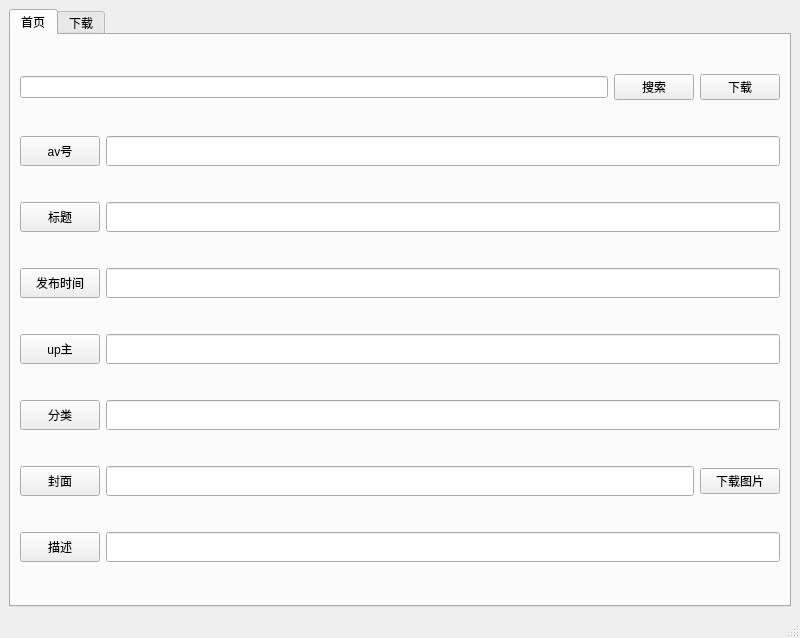
<?xml version="1.0" encoding="UTF-8"?>
<ui version="4.0">
 <class>MainWindow</class>
 <widget class="QMainWindow" name="MainWindow">
  <property name="geometry">
   <rect>
    <x>0</x>
    <y>0</y>
    <width>800</width>
    <height>638</height>
   </rect>
  </property>
  <property name="windowTitle">
   <string>B站下载</string>
  </property>
  <property name="windowIcon">
   <iconset>
    <normalon>:/res/icon.png</normalon>
   </iconset>
  </property>
  <widget class="QWidget" name="centralwidget">
   <layout class="QVBoxLayout" name="verticalLayout_7">
    <item>
     <widget class="QTabWidget" name="tabAll">
      <property name="currentIndex">
       <number>0</number>
      </property>
      <property name="iconSize">
       <size>
        <width>30</width>
        <height>30</height>
       </size>
      </property>
      <widget class="QWidget" name="tabmain">
       <attribute name="icon">
        <iconset>
         <normalon>:/res/main.png</normalon>
        </iconset>
       </attribute>
       <attribute name="title">
        <string>首页</string>
       </attribute>
       <layout class="QVBoxLayout" name="verticalLayout_2">
        <item>
         <layout class="QHBoxLayout" name="horizontalLayout_9">
          <item>
           <widget class="QLineEdit" name="lineEditInput"/>
          </item>
          <item>
           <widget class="QPushButton" name="pushButtonSearch">
            <property name="text">
             <string>搜索</string>
            </property>
           </widget>
          </item>
          <item>
           <widget class="QPushButton" name="pushButtonDownload">
            <property name="text">
             <string>下载</string>
            </property>
           </widget>
          </item>
         </layout>
        </item>
        <item>
         <layout class="QHBoxLayout" name="horizontalLayout">
          <item>
           <widget class="QPushButton" name="pushButton">
            <property name="minimumSize">
             <size>
              <width>50</width>
              <height>30</height>
             </size>
            </property>
            <property name="text">
             <string>av号</string>
            </property>
           </widget>
          </item>
          <item>
           <widget class="QLineEdit" name="lineEditAv">
            <property name="minimumSize">
             <size>
              <width>0</width>
              <height>30</height>
             </size>
            </property>
           </widget>
          </item>
         </layout>
        </item>
        <item>
         <layout class="QHBoxLayout" name="horizontalLayout_2">
          <item>
           <widget class="QPushButton" name="pushButton_2">
            <property name="minimumSize">
             <size>
              <width>50</width>
              <height>30</height>
             </size>
            </property>
            <property name="text">
             <string>标题</string>
            </property>
           </widget>
          </item>
          <item>
           <widget class="QLineEdit" name="lineEditTitle">
            <property name="minimumSize">
             <size>
              <width>0</width>
              <height>30</height>
             </size>
            </property>
           </widget>
          </item>
         </layout>
        </item>
        <item>
         <layout class="QHBoxLayout" name="horizontalLayout_3">
          <item>
           <widget class="QPushButton" name="pushButton_3">
            <property name="minimumSize">
             <size>
              <width>50</width>
              <height>30</height>
             </size>
            </property>
            <property name="text">
             <string>发布时间</string>
            </property>
           </widget>
          </item>
          <item>
           <widget class="QLineEdit" name="lineEditTime">
            <property name="minimumSize">
             <size>
              <width>0</width>
              <height>30</height>
             </size>
            </property>
           </widget>
          </item>
         </layout>
        </item>
        <item>
         <layout class="QHBoxLayout" name="horizontalLayout_4">
          <item>
           <widget class="QPushButton" name="pushButton_4">
            <property name="minimumSize">
             <size>
              <width>50</width>
              <height>30</height>
             </size>
            </property>
            <property name="text">
             <string>up主</string>
            </property>
           </widget>
          </item>
          <item>
           <widget class="QLineEdit" name="lineEditAuthor">
            <property name="minimumSize">
             <size>
              <width>0</width>
              <height>30</height>
             </size>
            </property>
           </widget>
          </item>
         </layout>
        </item>
        <item>
         <layout class="QHBoxLayout" name="horizontalLayout_5">
          <item>
           <widget class="QPushButton" name="pushButton_5">
            <property name="minimumSize">
             <size>
              <width>50</width>
              <height>30</height>
             </size>
            </property>
            <property name="text">
             <string>分类</string>
            </property>
           </widget>
          </item>
          <item>
           <widget class="QLineEdit" name="lineEditType">
            <property name="minimumSize">
             <size>
              <width>0</width>
              <height>30</height>
             </size>
            </property>
           </widget>
          </item>
         </layout>
        </item>
        <item>
         <layout class="QHBoxLayout" name="horizontalLayout_6">
          <item>
           <widget class="QPushButton" name="pushButton_6">
            <property name="minimumSize">
             <size>
              <width>50</width>
              <height>30</height>
             </size>
            </property>
            <property name="text">
             <string>封面</string>
            </property>
           </widget>
          </item>
          <item>
           <widget class="QLineEdit" name="lineEditCover">
            <property name="minimumSize">
             <size>
              <width>0</width>
              <height>30</height>
             </size>
            </property>
           </widget>
          </item>
          <item>
           <widget class="QPushButton" name="pushButtonDownloadPic">
            <property name="text">
             <string>下载图片</string>
            </property>
           </widget>
          </item>
         </layout>
        </item>
        <item>
         <layout class="QHBoxLayout" name="horizontalLayout_8">
          <item>
           <widget class="QPushButton" name="pushButton_8">
            <property name="minimumSize">
             <size>
              <width>50</width>
              <height>30</height>
             </size>
            </property>
            <property name="text">
             <string>描述</string>
            </property>
           </widget>
          </item>
          <item>
           <widget class="QLineEdit" name="lineEditDesc">
            <property name="minimumSize">
             <size>
              <width>0</width>
              <height>30</height>
             </size>
            </property>
           </widget>
          </item>
         </layout>
        </item>
       </layout>
      </widget>
      <widget class="QWidget" name="tabDownload">
       <attribute name="icon">
        <iconset>
         <normalon>:/res/download.png</normalon>
        </iconset>
       </attribute>
       <attribute name="title">
        <string>下载</string>
       </attribute>
       <layout class="QVBoxLayout" name="verticalLayout_4">
        <item>
         <layout class="QVBoxLayout" name="verticalLayout_3">
          <item>
           <layout class="QHBoxLayout" name="horizontalLayout_12">
            <item>
             <layout class="QHBoxLayout" name="horizontalLayout_10">
              <item>
               <widget class="QPushButton" name="pushButtonAllStart">
                <property name="text">
                 <string>全部开始</string>
                </property>
               </widget>
              </item>
              <item>
               <widget class="QPushButton" name="pushButtonAllPause">
                <property name="text">
                 <string>全部暂停</string>
                </property>
               </widget>
              </item>
              <item>
               <widget class="QPushButton" name="pushButtonClearAll">
                <property name="text">
                 <string>清空全部</string>
                </property>
               </widget>
              </item>
             </layout>
            </item>
            <item>
             <spacer name="horizontalSpacer">
              <property name="orientation">
               <enum>Qt::Horizontal</enum>
              </property>
              <property name="sizeHint" stdset="0">
               <size>
                <width>238</width>
                <height>20</height>
               </size>
              </property>
             </spacer>
            </item>
            <item>
             <layout class="QHBoxLayout" name="horizontalLayout_11">
              <item>
               <widget class="QLabel" name="label">
                <property name="text">
                 <string>存储目录</string>
                </property>
               </widget>
              </item>
              <item>
               <widget class="QLabel" name="label_2">
                <property name="text">
                 <string>../videos</string>
                </property>
               </widget>
              </item>
              <item>
               <widget class="QPushButton" name="pushButtonOpenDir">
                <property name="text">
                 <string>打开目录</string>
                </property>
               </widget>
              </item>
             </layout>
            </item>
           </layout>
          </item>
          <item>
           <widget class="QTableWidget" name="tableWidgetDownload">
            <property name="columnCount">
             <number>3</number>
            </property>
            <column>
             <property name="text">
              <string>id</string>
             </property>
            </column>
            <column>
             <property name="text">
              <string>标题</string>
             </property>
            </column>
            <column>
             <property name="text">
              <string>进度</string>
             </property>
            </column>
           </widget>
          </item>
         </layout>
        </item>
       </layout>
      </widget>
     </widget>
    </item>
   </layout>
  </widget>
  <widget class="QMenuBar" name="menubar">
   <property name="geometry">
    <rect>
     <x>0</x>
     <y>0</y>
     <width>800</width>
     <height>23</height>
    </rect>
   </property>
  </widget>
  <widget class="QStatusBar" name="statusbar"/>
 </widget>
 <resources>
  <include location="../qrcpy/icon_qrc.qrc"/>
 </resources>
 <connections/>
</ui>
